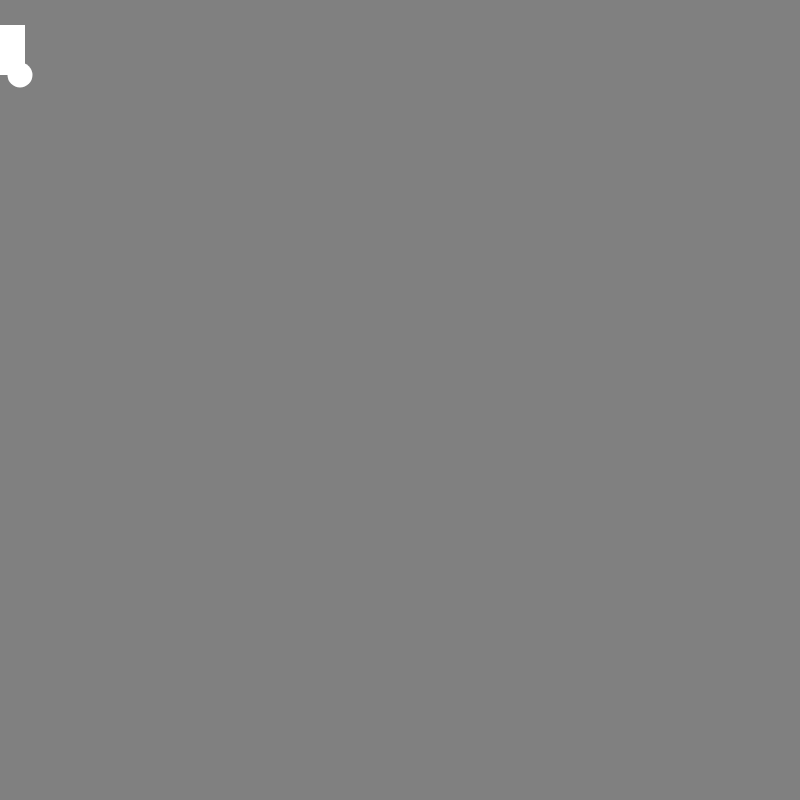
Frame 1 (no input)
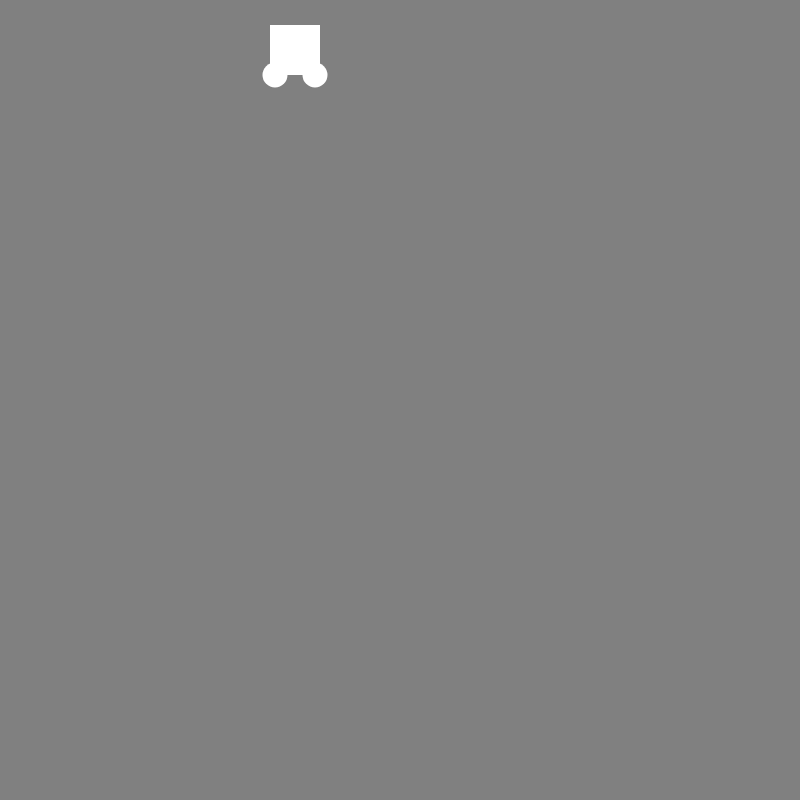
Frame 60 (no input)
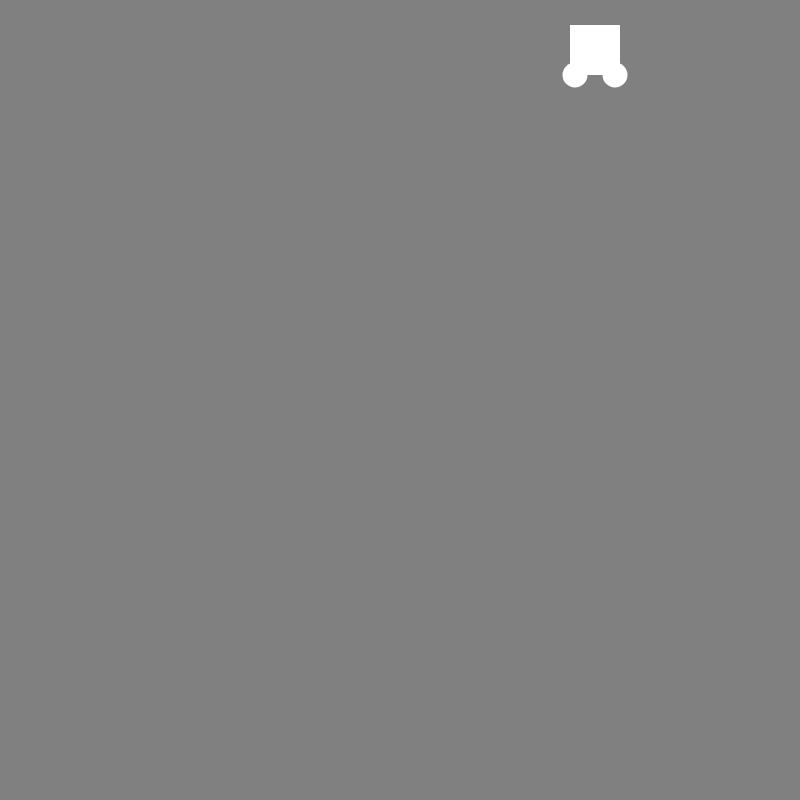
Frame 120 (the mouse pressed at the canvas centre since frame 60)

The p5.js sketch that drew these frames (run headless with seeded random() and noise() and a simulated clock; from frame 60 on, the mouse is pressed at the canvas centre):

// p5.js sketch
// ── sketch.js
var x = 0;

function setup() {
  // put setup code here
  createCanvas(800, 800);
  rectMode(CENTER) ;
  ellipseMode(CENTER) ;
}

function draw() {
  // put drawing code here
  noStroke();
  background("grey");
  rect(x, 50, 50, 50);
  ellipse(x - 20, 75, 25, 25);
  ellipse(x + 20, 75, 25, 25);
  x = x + 5 ;

  if (x > width) {
    x = 0 ;
  }
}
